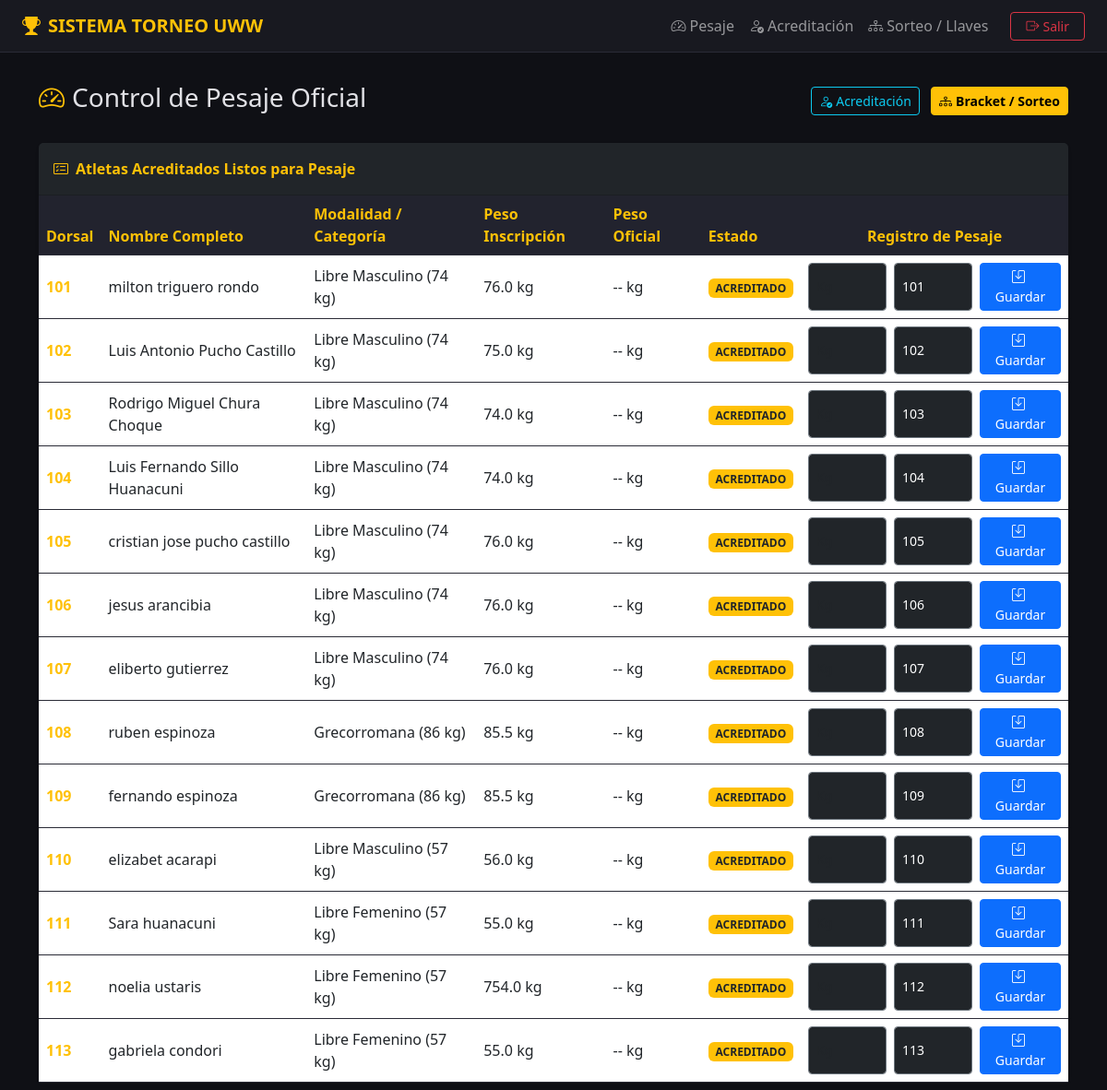
The page /admin/dashboard (signed in) on the database as committed earlier.
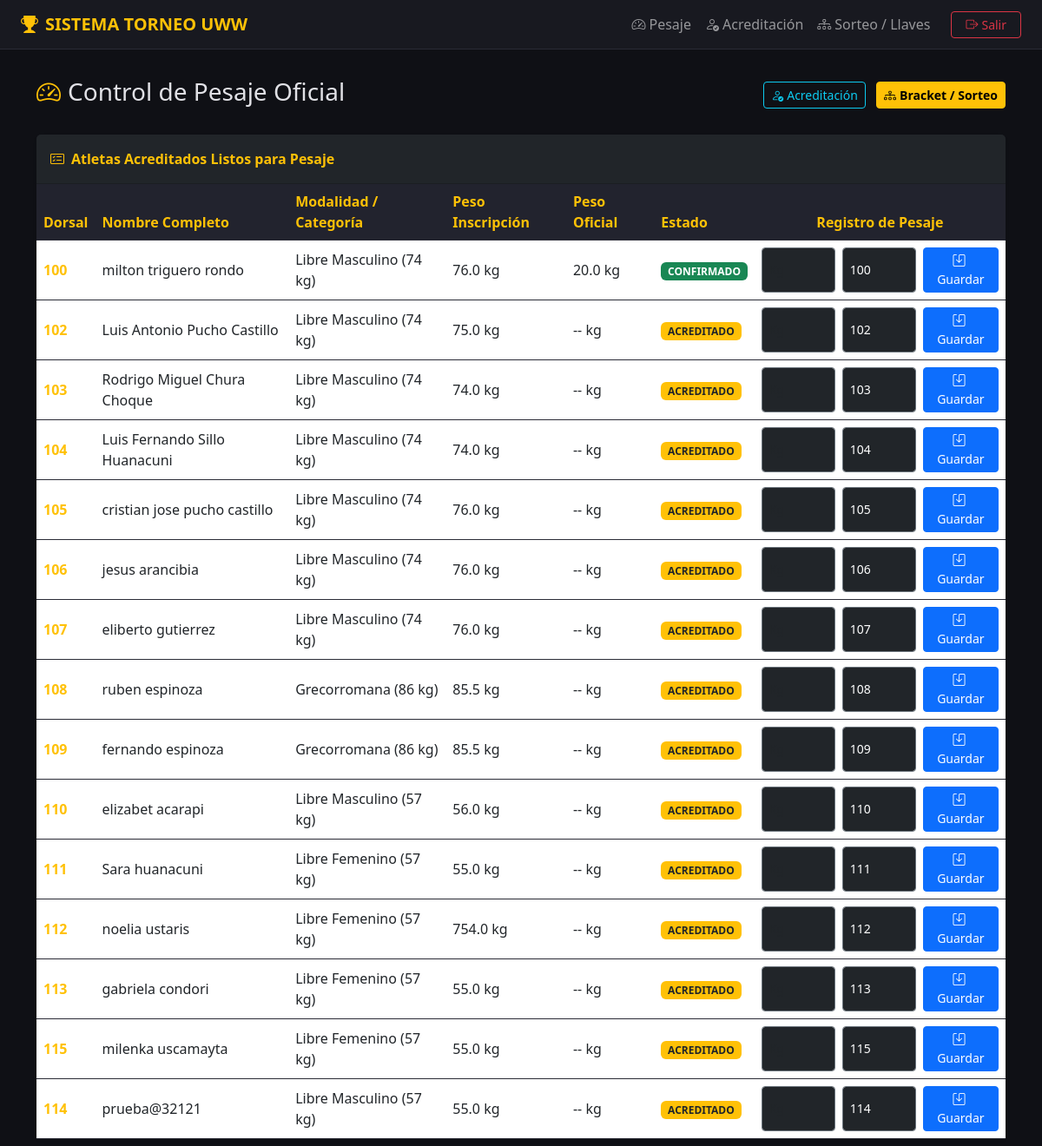
The same page on the database as committed later.
### tables this page shows
CREATE TABLE atletas (
            id INTEGER PRIMARY KEY AUTOINCREMENT,
            usuario_id INTEGER,
            nombre_completo TEXT NOT NULL,
            ci TEXT NOT NULL,
            departamento TEXT NOT NULL,
            club TEXT NOT NULL,
            modalidad TEXT NOT NULL,
            categoria_peso TEXT NOT NULL,
            peso_inscripcion REAL NOT NULL,
            peso_oficial REAL DEFAULT 0,
            dorsal INTEGER DEFAULT NULL,
            estado TEXT DEFAULT 'PENDIENTE',
            FOREIGN KEY (usuario_id) REFERENCES usuarios (id)
        );

### app.py (the view)
@app.route('/admin/dashboard')
@admin_required
def admin_dashboard():
    conn = get_db_connection()
    atletas = conn.execute("SELECT * FROM atletas WHERE LOWER(estado) IN ('acreditado', 'confirmado')").fetchall()
    conn.close()
    return render_template('administrador/dashboard.html', atletas=atletas)

### app.py (called while the page is built)
def admin_required(f):
    @wraps(f)
    def decorated_function(*args, **kwargs):
        if 'user_id' not in session:
            flash('Debes iniciar sesión para acceder.', 'warning')
            return redirect(url_for('login'))
        if session.get('rol') != 'admin':
            flash('Acceso denegado: Se requieren permisos de administrador.', 'danger')
            return redirect(url_for('perfil_atleta'))
        return f(*args, **kwargs)
    return decorated_function

def get_db_connection():
    _dir = os.path.dirname(os.path.abspath(DATABASE_PATH))
    if _dir:
        os.makedirs(_dir, exist_ok=True)
    conn = sqlite3.connect(DATABASE_PATH, timeout=15.0)
    conn.row_factory = sqlite3.Row
    conn.execute("PRAGMA journal_mode = WAL;")
    conn.execute("PRAGMA foreign_keys = ON;")
    conn.execute("PRAGMA busy_timeout = 5000;")
    conn.execute("PRAGMA synchronous = NORMAL;")
    return conn

### templates/administrador/dashboard.html (shortened to what this page needs)
{% extends 'base.html' %}
{% block content %}
<div class="container py-2">
    <div class="d-flex justify-content-between align-items-center mb-4">
        <h3><i class="bi bi-speedometer2 text-warning me-2"></i>Control de Pesaje Oficial</h3>
        <div>
            <a href="{{ url_for('admin_acreditacion') }}" class="btn btn-outline-info btn-sm me-2">
                <i class="bi bi-person-check me-1"></i>Acreditación
            </a>
            <a href="{{ url_for('admin_sorteo') }}" class="btn btn-warning btn-sm fw-bold">
                <i class="bi bi-diagram-3 me-1"></i>Bracket / Sorteo
            </a>
        </div>
    </div>
    <div class="card shadow-sm border-0">
        <div class="card-header bg-dark text-warning fw-bold py-3">
            <i class="bi bi-card-checklist me-2"></i>Atletas Acreditados Listos para Pesaje
        </div>
        <div class="card-body p-0">
            <div class="table-responsive">
                <table class="table table-dark-custom align-middle mb-0">
                    <thead>
                        <tr>
                            <th>Dorsal</th>
                            <th>Nombre Completo</th>
                            <th>Modalidad / Categoría</th>
                            <th>Peso Inscripción</th>
                            <th>Peso Oficial</th>
                            <th>Estado</th>
                            <th class="text-center">Registro de Pesaje</th>
                        </tr>
                    </thead>
                    <tbody>
                        {% for a in atletas %}
                        <tr>
                            <td class="fw-bold text-warning">{{ a.dorsal or 'S/N' }}</td>
                            <td>{{ a.nombre_completo }}</td>
                            <td>{{ a.modalidad }} ({{ a.categoria_peso }})</td>
                            <td>{{ a.peso_inscripcion }} kg</td>
                            <td>{{ a.peso_oficial or '--' }} kg</td>
                            <td>
                                <span class="badge {% if a.estado == 'CONFIRMADO' %}bg-success{% else %}bg-warning text-dark{% endif %}">
                                    {{ a.estado }}
                                </span>
                            </td>
                            <td>
                                <form action="{{ url_for('guardar_pesaje') }}" method="POST" class="d-flex justify-content-center gap-2">
                                    <input type="number" step="0.1" name="peso_oficial" class="form-control form-control-sm bg-dark text-white border-secondary" placeholder="Kg" required style="width: 85px;">
                                    <input type="number" name="dorsal" class="form-control form-control-sm bg-dark text-white border-secondary" value="{{ a.dorsal or '' }}" placeholder="Dorsal" style="width: 85px;">
                                    <button type="submit" class="btn btn-sm btn-primary">
                                        <i class="bi bi-save me-1"></i>Guardar
                                    </button>
                                </form>
                            </td>
                        </tr>
                        {% else %}
                        <tr>
                            <td colspan="7" class="text-center py-4 text-muted">No hay atletas acreditados en espera de pesaje.</td>
                        </tr>
                        {% endfor %}
                    </tbody>
                </table>
            </div>
        </div>
    </div>
</div>
{% endblock %}

Rows that differ between the two databases and show on the page:
changed atletas "milton triguero rondo": dorsal "101" → "100"; peso_oficial "--" → "20.0"; estado "ACREDITADO" → "CONFIRMADO"
now on this page (row edited): atletas: dorsal "115", nombre_completo "milenka uscamayta", modalidad "Libre Femenino", categoria_peso "57 kg", peso_inscripcion "55.0", peso_oficial "--", estado "ACREDITADO"
added atletas: dorsal "114", nombre_completo "prueba@32121", modalidad "Libre Masculino", categoria_peso "57 kg", peso_inscripcion "55.0", peso_oficial "--", estado "ACREDITADO"
